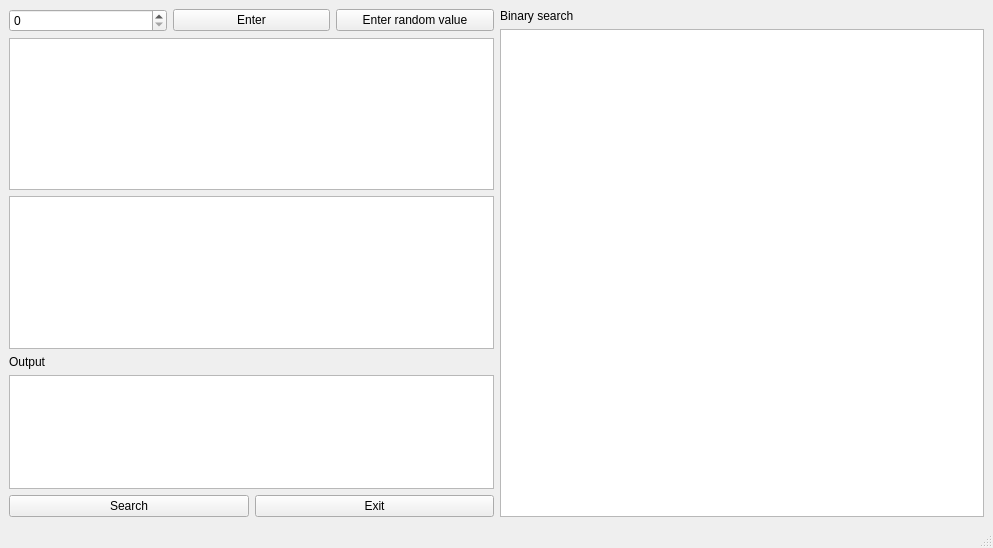
<?xml version="1.0" encoding="UTF-8"?>
<ui version="4.0">
 <class>MainWindow</class>
 <widget class="QMainWindow" name="MainWindow">
  <property name="geometry">
   <rect>
    <x>0</x>
    <y>0</y>
    <width>993</width>
    <height>548</height>
   </rect>
  </property>
  <property name="windowTitle">
   <string>ASD lab 9</string>
  </property>
  <property name="windowIcon">
   <iconset>
    <normaloff>C:/Users/likht/OneDrive/Робочий стіл/Звіти/my_logo.jpg</normaloff>C:/Users/likht/OneDrive/Робочий стіл/Звіти/my_logo.jpg</iconset>
  </property>
  <widget class="QWidget" name="centralwidget">
   <layout class="QGridLayout" name="gridLayout">
    <item row="0" column="0">
     <layout class="QVBoxLayout" name="verticalLayout_3">
      <item>
       <layout class="QHBoxLayout" name="horizontalLayout_2">
        <item>
         <widget class="QSpinBox" name="count">
          <property name="maximum">
           <number>1000000</number>
          </property>
         </widget>
        </item>
        <item>
         <widget class="QPushButton" name="pushButton_2">
          <property name="text">
           <string>Enter</string>
          </property>
         </widget>
        </item>
        <item>
         <widget class="QPushButton" name="pushButton">
          <property name="text">
           <string>Enter random value</string>
          </property>
         </widget>
        </item>
       </layout>
      </item>
      <item>
       <widget class="QTableWidget" name="input_1">
        <property name="columnCount">
         <number>0</number>
        </property>
       </widget>
      </item>
      <item>
       <widget class="QTableWidget" name="input_2"/>
      </item>
     </layout>
    </item>
    <item row="0" column="1" rowspan="3">
     <layout class="QVBoxLayout" name="verticalLayout_4">
      <item>
       <layout class="QHBoxLayout" name="horizontalLayout_4">
        <item>
         <widget class="QLabel" name="label">
          <property name="text">
           <string>Binary search</string>
          </property>
         </widget>
        </item>
        <item>
         <widget class="QLabel" name="time_1">
          <property name="text">
           <string/>
          </property>
         </widget>
        </item>
       </layout>
      </item>
      <item>
       <widget class="QTextEdit" name="BS"/>
      </item>
     </layout>
    </item>
    <item row="1" column="0">
     <layout class="QVBoxLayout" name="verticalLayout">
      <item>
       <widget class="QLabel" name="label_5">
        <property name="text">
         <string>Output</string>
        </property>
       </widget>
      </item>
      <item>
       <widget class="QTextEdit" name="output_1"/>
      </item>
     </layout>
    </item>
    <item row="2" column="0">
     <layout class="QHBoxLayout" name="horizontalLayout">
      <item>
       <widget class="QPushButton" name="pushButton_4">
        <property name="text">
         <string>Search</string>
        </property>
       </widget>
      </item>
      <item>
       <widget class="QPushButton" name="pushButton_5">
        <property name="text">
         <string>Exit</string>
        </property>
       </widget>
      </item>
     </layout>
    </item>
   </layout>
  </widget>
  <widget class="QMenuBar" name="menubar">
   <property name="geometry">
    <rect>
     <x>0</x>
     <y>0</y>
     <width>993</width>
     <height>25</height>
    </rect>
   </property>
  </widget>
  <widget class="QStatusBar" name="statusbar"/>
 </widget>
 <resources/>
 <connections/>
</ui>
